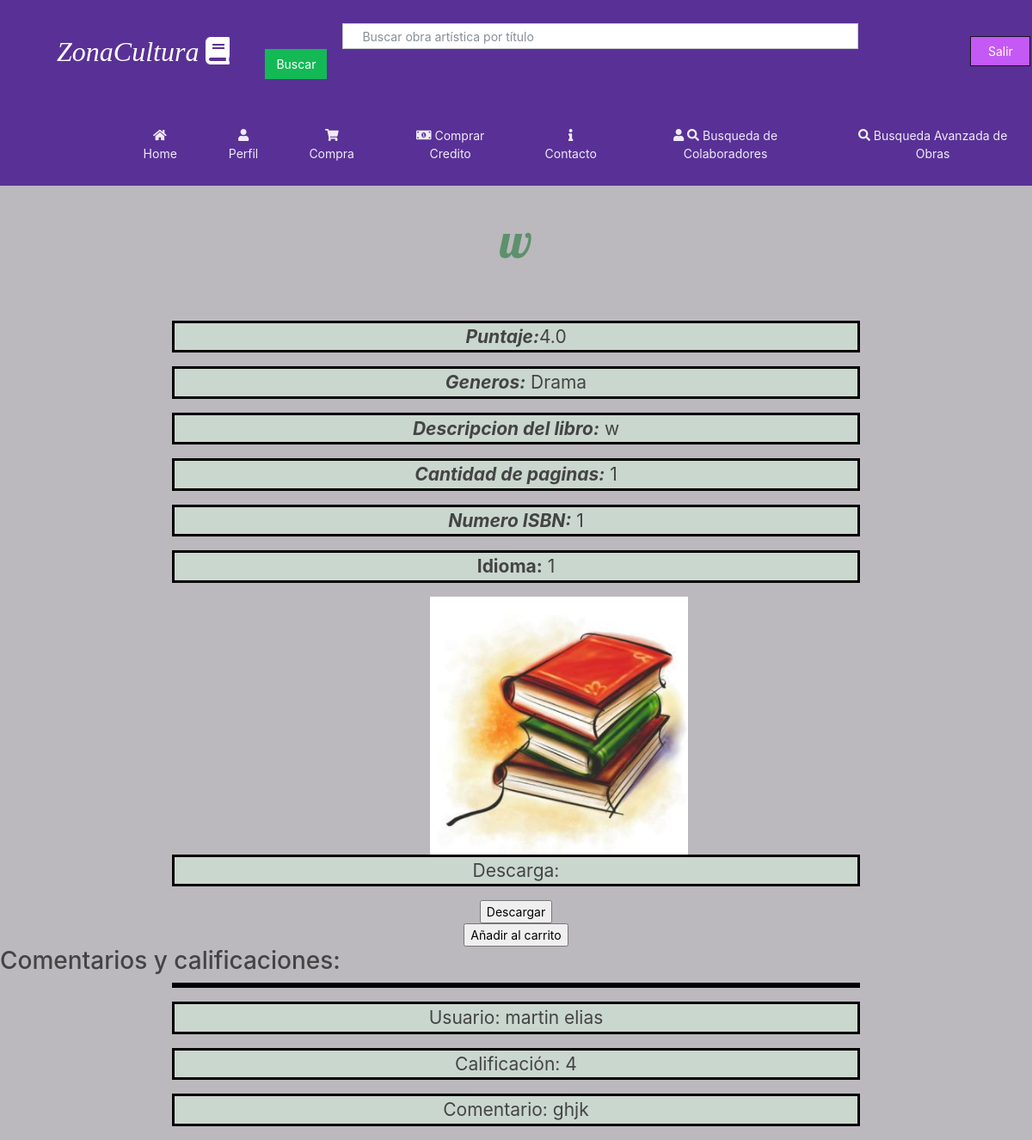
Page /Producto/ContenidoLiterario/23 (signed in) on the committed database.
### homePage/models.py (models this page shows, shortened)
class infoLibro(models.Model):
	user=models.ForeignKey(User,on_delete=models.SET_NULL, null=True)
	archivo=models.FileField(upload_to='contenido/books/', validators=[validate_file_extension],default='contenido/books/default.pdf')
	genero= models.ForeignKey(GeneroLiterario, on_delete=models.SET_NULL, null=True)
	Titulo= models.CharField(max_length=50)
	Descripcion=models.TextField(max_length=2000)
	ISBN= models.IntegerField()
	PrecioLibro= models.IntegerField(default=0)
	CantidadPaginas=models.IntegerField()
	Idioma=models.CharField(max_length=15)
	imagen=models.ImageField(upload_to='images/books/covers/',default='images/books/covers/default.jpg', null=True,blank=True )

class ComentarioObraLiteraria(models.Model):
	libro = models.ForeignKey(infoLibro, on_delete=models.SET_NULL,null=True)
	califi=models.PositiveIntegerField(default=0, validators=[MaxValueValidator(5.0),MinValueValidator(0,0)])
	comentario=models.TextField(max_length=150,default="")
	usuarioComentador=models.ForeignKey (infousuario,on_delete=models.SET_NULL, null=True)

class infousuario(models.Model):
	balance= models.IntegerField(default=0)
	user= models.OneToOneField (User,on_delete=models.CASCADE)
	aficiones= models.ForeignKey(competencias,on_delete=models.CASCADE,null=True)
	es_CreadorDeContenido= models.BooleanField(default=False)
	profile_img=models.ImageField(upload_to='images/profile/',default='images/profile/perfilb.jpg',null=False,blank=False)
	es_Colaborador= models.BooleanField(default=False)
	def __str__(self):
		return'{}'.format(self.user.first_name + ' '+self.user.last_name)

### homePage/views.py (the view, shortened to what this page needs)
# urls.py: path('Producto/ContenidoLiterario/<int:primaryKey>', views.mostrarObraLiteraria),
@login_required(login_url='/')
def mostrarObraLiteraria(request,primaryKey):
	print(primaryKey)
	try:
		Libro=infoLibro.objects.get(pk=primaryKey)
		if(ArticulosComprados.objects.filter(usuario=infousuario.objects.get(user = request.user),libro=Libro).first() is not None):
			permitir=False
			print('lo tiene')
		else:
			permitir=True
			print('no lo tiene')
	except:
		raise Http404
	listaDeGeneros= Libro.genero
	print(listaDeGeneros)
	aux=''
	if listaDeGeneros.Comedia==True :
		print('Es de Comedia')
		aux=aux+'Comedia '
	if listaDeGeneros.Drama==True :
		aux=aux+'Drama '
	if listaDeGeneros.Tragicomedia==True :
		aux=aux+'Tragicomedia '
	if listaDeGeneros.Terror==True :
		aux=aux+'Terror '
	if listaDeGeneros.Ciencia_Ficción==True :
		aux=aux+'Ciencia Ficción '
	comentarios=ComentarioObraLiteraria.objects.filter(libro=Libro)
	hayComentarios=True
	promedioCalificacion=0
	if len(comentarios)== 0:
		hayComentarios=False
	else:
		for comentario in comentarios:
			promedioCalificacion=promedioCalificacion+comentario.califi
		promedioCalificacion=promedioCalificacion/len(comentarios)
	return render(request, 'mostrarContentidoLiterario.html',{'Libro':Libro,'generos':aux, 'permitir':permitir, 'hayComentarios':hayComentarios, 'comentarios':comentarios, 'promedioCalificacion':promedioCalificacion})

### homePage/templates/mostrarContentidoLiterario.html (shortened to what this page needs)
{% extends 'plantillaGeneral.html' %}
{% block extrahead %}
<link rel="stylesheet" href="/static/css/diseño.css">
{% endblock %}
{% block content %}
<h1 class="heading">{{Libro.Titulo}}</h1>
{%if hayComentarios%}
<p><em><b>Puntaje:</b></em>{{promedioCalificacion}}</p>
{%endif%}
<p><em><b>Generos:</b></em> {{generos}}</p>
<p><em><b>Descripcion del libro:</b></em> {{Libro.Descripcion}}</p>
<p><em><b>Cantidad de paginas:</b></em> {{Libro.CantidadPaginas}}</p>
<p><em><b>Numero ISBN:</b></em> {{Libro.ISBN}}</p>
<p></em><b>Idioma:</b></em> {{Libro.Idioma}} </p>
	<center>
			<img class="center-block" src="{{Libro.imagen.url}}" width="300" height="300" id="imgl">
			{%if permitir == False%}
	<p> Descarga:</p>
	<form method="get">
	<input type="submit" value="Descargar" name="descarga" align="center">
	</form>
	{%endif%}
	<form method="get">
	<input type="submit" value="Añadir al carrito" name="carrito" align="center">
</form>
	</center>
{%if hayComentarios%}
<h2>Comentarios y calificaciones: </h2>
{% for comentario in comentarios %}
<p></p>
<p>Usuario: {{comentario.usuarioComentador}}</p>
<p>Calificación: {{comentario.califi}}</p>
<p>Comentario: {{comentario.comentario}} <br/> {% endfor %}</p>
{%endif%}
{% endblock %}

### homePage/static/css/diseño.css (style rules this page uses)
.heading { text-align: center; margin-top: 30px; margin-bottom: 60px; position: relative; font-family: 'Lobster', cursive; color: #5C916B; font-size: 4em; }
#imgl { margin-left: 100px; }
p { text-align: center; margin-left: 200px; margin-right: 200px; border-color: black; border-style: solid; font-size: 1.5em; background-color: #CAD7CE; }

### homePage/static/css/paginahome.css (style rules this page uses)
body { background-color: #BBB8BE; }

### rows in the picture
infoLibro: Titulo "w", Descripcion "w", CantidadPaginas "1", ISBN "1", Idioma "1", imagen (placeholder picture)
ComentarioObraLiteraria: usuarioComentador "martin elias", califi "4", comentario "ghjk"

### other values in the picture
{{ promedioCalificacion }} "4.0"
{{ generos }} "Drama"
